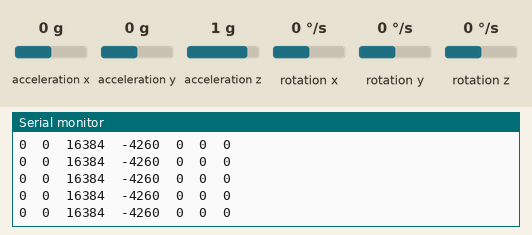
A sketch run on a simulated Arduino Uno, built with avr-gcc and run on an emulated ATmega328P. On the bench: the last lines printed to the serial monitor. Wiring (inferred from the names in the program): MPU-6050 motion sensor at I2C address 0x68. Inputs (shaded band) come from the test bench; at power-on: acceleration x 0 g, acceleration y 0 g, acceleration z 1 g, rotation x 0 °/s, rotation y 0 °/s, rotation z 0 °/s.

Above: at 1.2 s.
1.3 s: acceleration x set to -1.4 g
At 1.34 s:
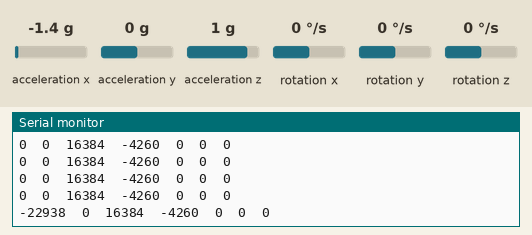
2.8 s: acceleration y set to -1.4 g
At 2.88 s:
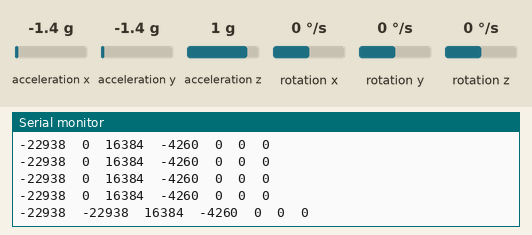
4.3 s: acceleration z set to 0 g
At 4.32 s:
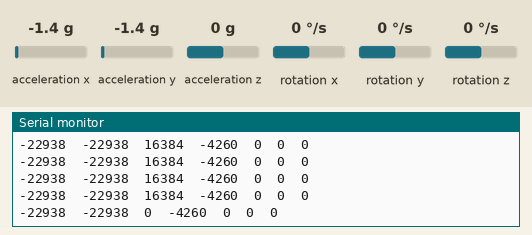
7.3 s: rotation x set to -192 °/s
At 7.3 s:
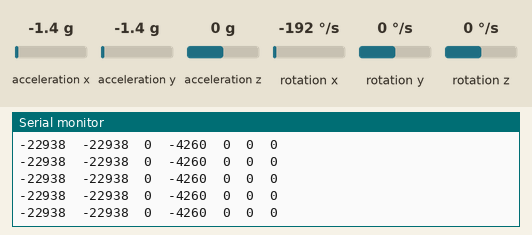
10.3 s: acceleration z set to -1.4 g
At 10.39 s:
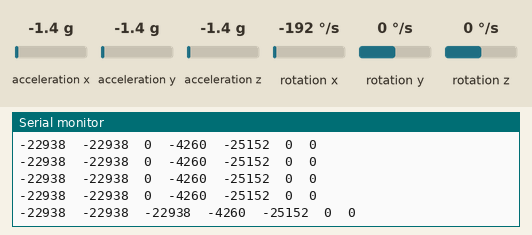
16.3 s: rotation y set to 12 °/s
At 16.38 s:
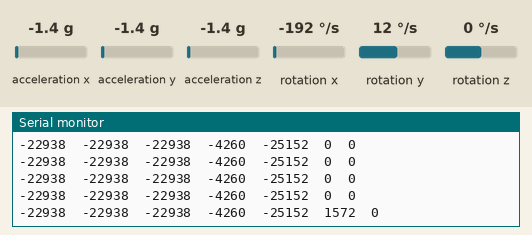
Timing chart, 0 to 19.3 s (numbered marks = the images above; inputs shaded):
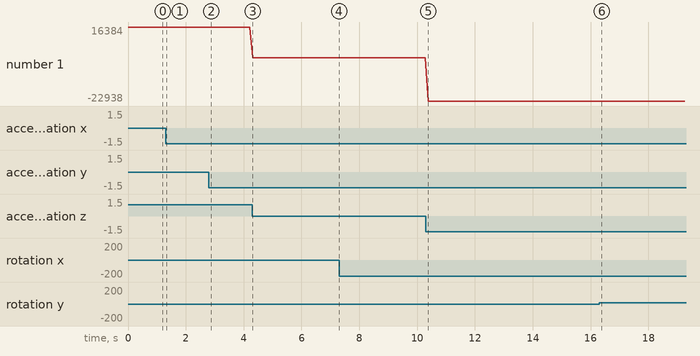

The sketch:

Raw.ino
```cpp
/*
Teste 0 de acesso ao MPU6050
Objetivo: Obter os valores crus da leitura do sensor (aceleração e giroscópio)
Status: Finalizado com sucesso em 22/04/2022
*/

// Biblioteca responsável pela comunicação com o MPU6050
#include <Wire.h>

// Define o endereço do MPU
const int MPU = 0x68;

// Cria as variáveis que armazenarão os valores lidos (aceleração, temperatura e giroscópio)
int AccelX, AccelY, AccelZ, Temp, GyroX, GyroY, GyroZ;

void setup()
{
    Serial.begin(9600);

    // Inicializa o MPU
    Wire.begin();
    Wire.beginTransmission(MPU);
    Wire.write(0x6B);
    Wire.write(0);
    Wire.endTransmission(true);
}

void loop()
{
    // Inicia a leitura dos valores
    Wire.beginTransmission(MPU);
    Wire.write(0x3B);
    Wire.endTransmission(false);
    Wire.requestFrom(MPU, 14, true);

    // Lê e trata os valores
    AccelX = Wire.read() << 8 | Wire.read();
    AccelY = Wire.read() << 8 | Wire.read();
    AccelZ = Wire.read() << 8 | Wire.read();
    Temp = Wire.read() << 8 | Wire.read();
    GyroX = Wire.read() << 8 | Wire.read();
    GyroY = Wire.read() << 8 | Wire.read();
    GyroZ = Wire.read() << 8 | Wire.read();

    // Imprime os valores lidos
    Serial.print(AccelX);
    Serial.print("\t");
    Serial.print(AccelY);
    Serial.print("\t");
    Serial.print(AccelZ);
    Serial.print("\t");
    Serial.print(Temp);
    Serial.print("\t");
    Serial.print(GyroX);
    Serial.print("\t");
    Serial.print(GyroY);
    Serial.print("\t");
    Serial.println(GyroZ);
    delay(100);
}
```

Measured:
- after the input at 1.3 s, the serial monitor: prints a new line at once (image 1)
- after the input at 2.8 s, the serial monitor: prints a new line after 0.08 s (image 2)
- after the input at 4.3 s, the serial monitor: prints a new line at once (image 3)
- after the input at 10.3 s, the serial monitor: prints a new line after 0.09 s (image 5)
- after the input at 16.3 s, the serial monitor: prints a new line after 0.07 s (image 6)
